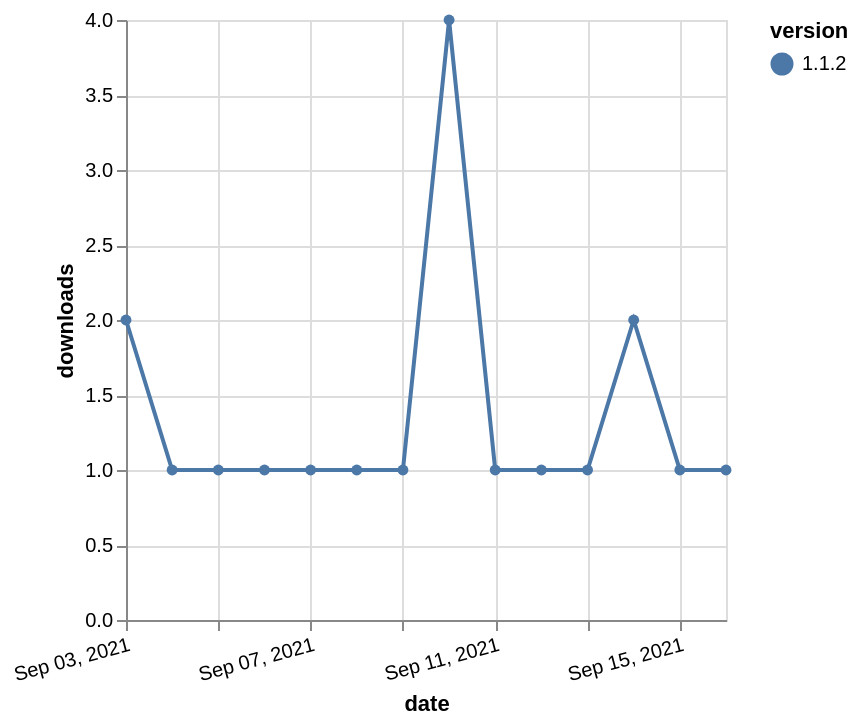

The Vega-Lite source for this figure:
### Vega-Lite specification from a JSON file in a GitHub repository (floating-point values rounded to 4 significant figures)
{"$schema": "https://vega.github.io/schema/vega-lite/v5.json", "description": "A simple bar chart with embedded data.", "data": {"values": [{"date": "2021-09-03", "total": 240, "delta": 2, "version": "1.1.2"}, {"date": "2021-09-04", "total": 241, "delta": 1, "version": "1.1.2"}, {"date": "2021-09-05", "total": 242, "delta": 1, "version": "1.1.2"}, {"date": "2021-09-06", "total": 243, "delta": 1, "version": "1.1.2"}, {"date": "2021-09-07", "total": 244, "delta": 1, "version": "1.1.2"}, {"date": "2021-09-08", "total": 245, "delta": 1, "version": "1.1.2"}, {"date": "2021-09-09", "total": 246, "delta": 1, "version": "1.1.2"}, {"date": "2021-09-10", "total": 250, "delta": 4, "version": "1.1.2"}, {"date": "2021-09-11", "total": 251, "delta": 1, "version": "1.1.2"}, {"date": "2021-09-12", "total": 252, "delta": 1, "version": "1.1.2"}, {"date": "2021-09-13", "total": 253, "delta": 1, "version": "1.1.2"}, {"date": "2021-09-14", "total": 255, "delta": 2, "version": "1.1.2"}, {"date": "2021-09-15", "total": 256, "delta": 1, "version": "1.1.2"}, {"date": "2021-09-16", "total": 257, "delta": 1, "version": "1.1.2"}]}, "width": "container", "mark": {"type": "line", "point": {"filled": true}}, "encoding": {"x": {"field": "date", "type": "temporal", "timeUnit": "yearmonthdate", "title": "date", "axis": {"labelAngle": -15}}, "y": {"field": "delta", "type": "quantitative", "title": "downloads"}, "color": {"field": "version", "type": "nominal"}, "tooltip": {"field": "delta"}}}
